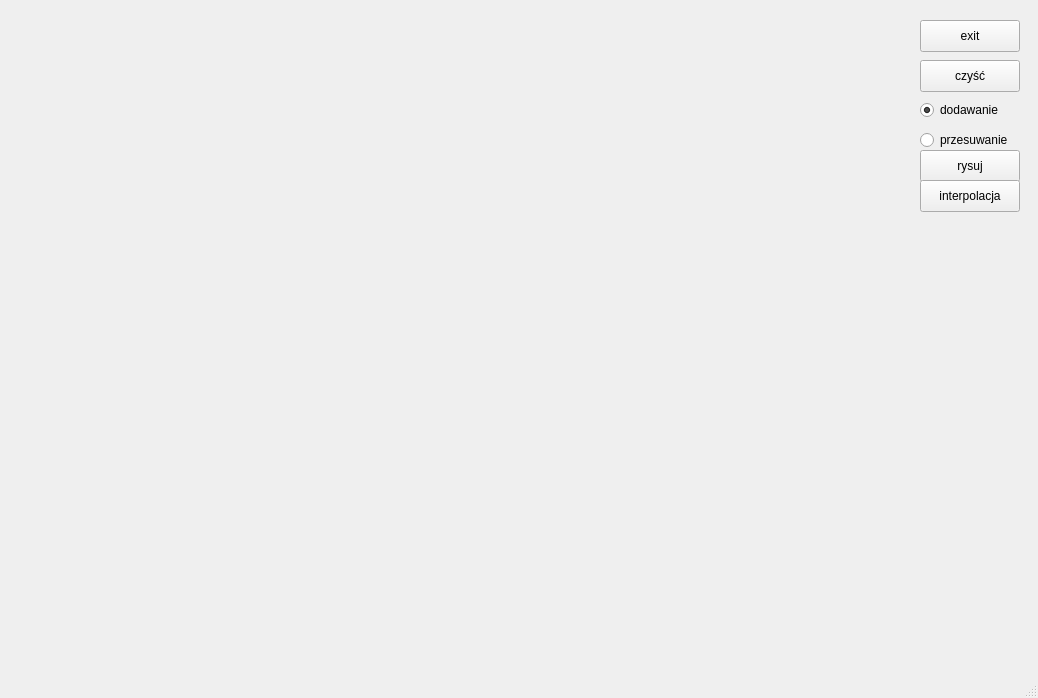
<?xml version="1.0" encoding="UTF-8"?>
<ui version="4.0">
 <class>MainWindow</class>
 <widget class="QMainWindow" name="MainWindow">
  <property name="geometry">
   <rect>
    <x>0</x>
    <y>0</y>
    <width>1038</width>
    <height>698</height>
   </rect>
  </property>
  <property name="windowTitle">
   <string>MainWindow</string>
  </property>
  <widget class="QWidget" name="centralwidget">
   <widget class="Ekran" name="widget" native="true">
    <property name="geometry">
     <rect>
      <x>10</x>
      <y>20</y>
      <width>900</width>
      <height>600</height>
     </rect>
    </property>
   </widget>
   <widget class="QPushButton" name="czysc">
    <property name="geometry">
     <rect>
      <x>920</x>
      <y>60</y>
      <width>100</width>
      <height>32</height>
     </rect>
    </property>
    <property name="text">
     <string>czyść</string>
    </property>
   </widget>
   <widget class="QPushButton" name="wyjdz">
    <property name="geometry">
     <rect>
      <x>920</x>
      <y>20</y>
      <width>100</width>
      <height>32</height>
     </rect>
    </property>
    <property name="text">
     <string>exit</string>
    </property>
   </widget>
   <widget class="QRadioButton" name="PRZESUWANIE">
    <property name="geometry">
     <rect>
      <x>920</x>
      <y>130</y>
      <width>99</width>
      <height>20</height>
     </rect>
    </property>
    <property name="text">
     <string>przesuwanie</string>
    </property>
   </widget>
   <widget class="QRadioButton" name="DODAWANIE">
    <property name="geometry">
     <rect>
      <x>920</x>
      <y>100</y>
      <width>99</width>
      <height>20</height>
     </rect>
    </property>
    <property name="text">
     <string>dodawanie</string>
    </property>
    <property name="checkable">
     <bool>true</bool>
    </property>
    <property name="checked">
     <bool>true</bool>
    </property>
   </widget>
   <widget class="QPushButton" name="Rysuj">
    <property name="geometry">
     <rect>
      <x>920</x>
      <y>150</y>
      <width>100</width>
      <height>32</height>
     </rect>
    </property>
    <property name="text">
     <string>rysuj</string>
    </property>
   </widget>
   <widget class="QPushButton" name="INTERPOLACJA">
    <property name="geometry">
     <rect>
      <x>920</x>
      <y>180</y>
      <width>100</width>
      <height>32</height>
     </rect>
    </property>
    <property name="text">
     <string>interpolacja</string>
    </property>
   </widget>
  </widget>
  <widget class="QMenuBar" name="menubar">
   <property name="geometry">
    <rect>
     <x>0</x>
     <y>0</y>
     <width>1038</width>
     <height>24</height>
    </rect>
   </property>
  </widget>
  <widget class="QStatusBar" name="statusbar"/>
 </widget>
 <customwidgets>
  <customwidget>
   <class>Ekran</class>
   <extends>QWidget</extends>
   <header>ekran.h</header>
   <container>1</container>
   <slots>
    <signal>setCurrentAlpha(int)</signal>
    <slot>alphaSliderChange(int)</slot>
    <slot>warstwaButton()</slot>
    <slot>alphaSliderChange()</slot>
    <slot>setAlpha(int)</slot>
    <slot>blendMode()</slot>
   </slots>
  </customwidget>
 </customwidgets>
 <resources/>
 <connections/>
</ui>
